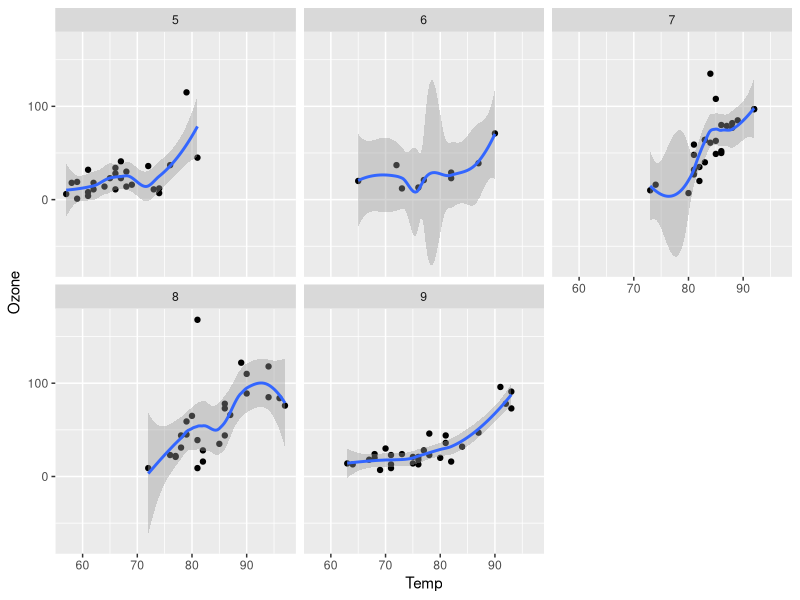
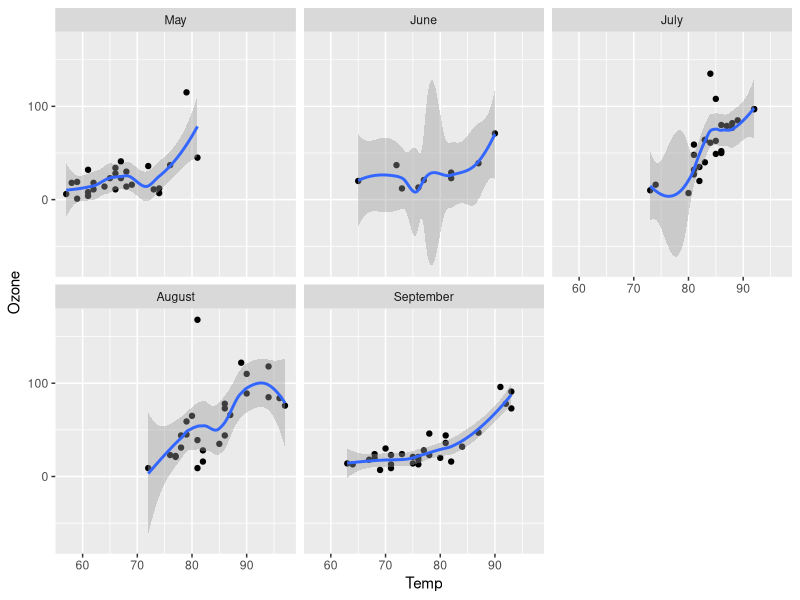
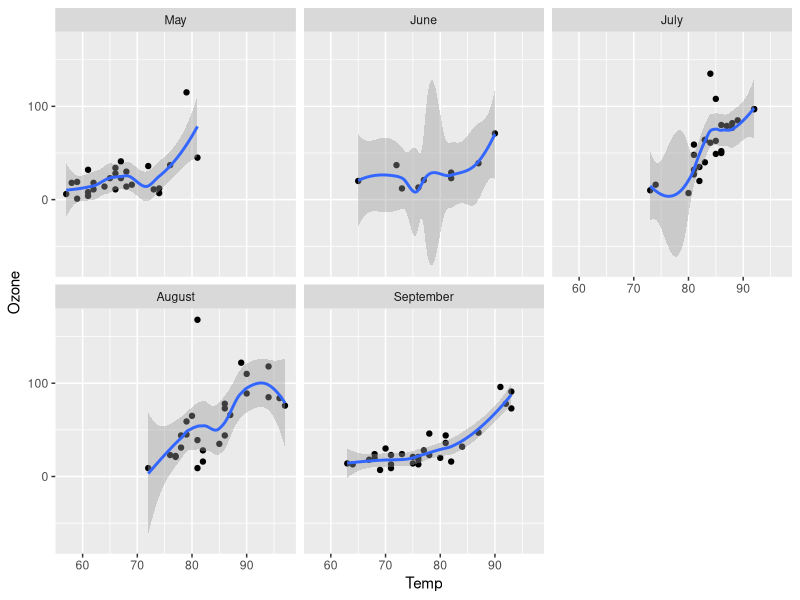
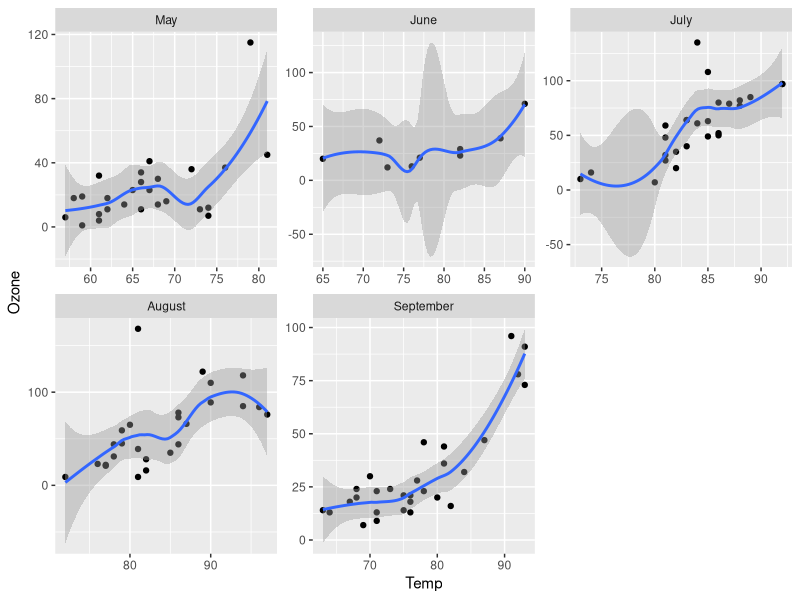
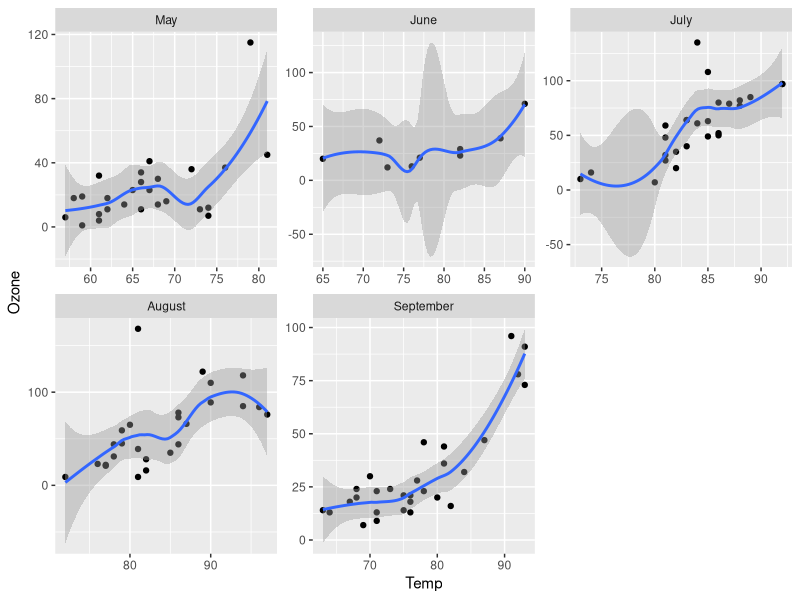
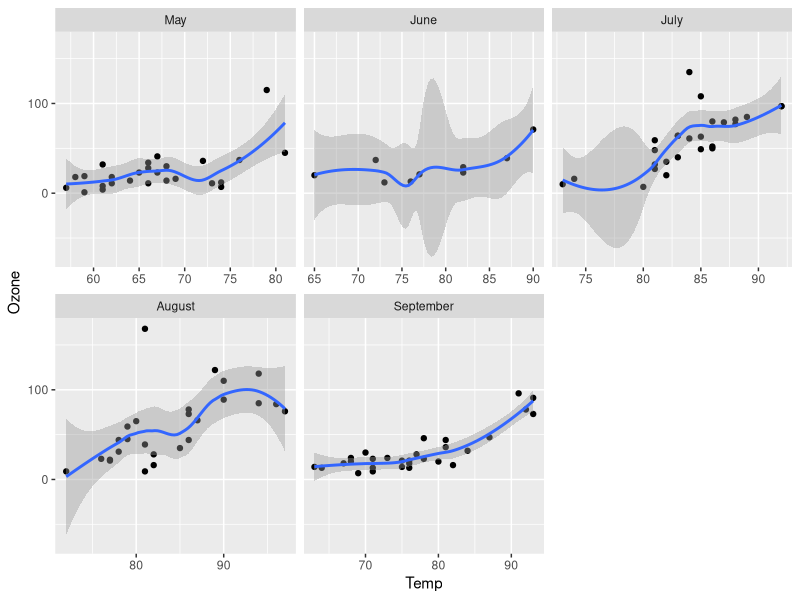
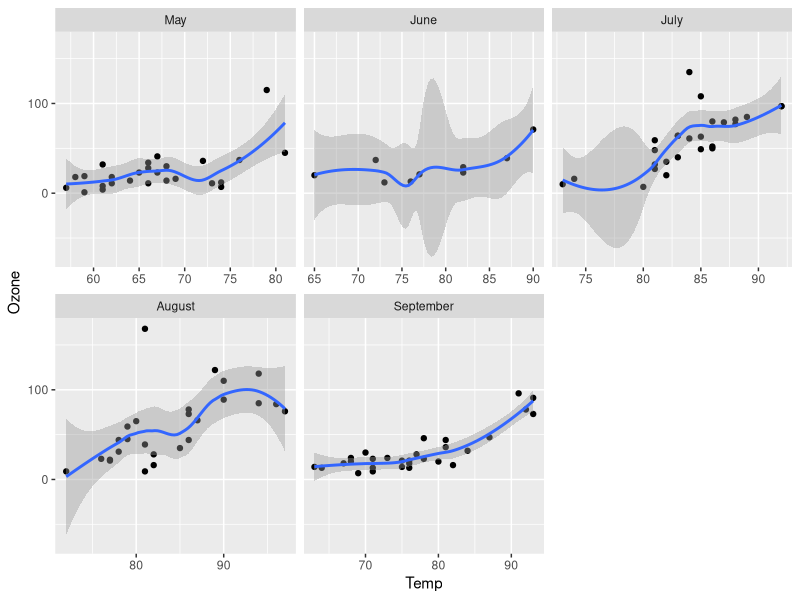

Generate these figures, in order, with R:
## ---- chunk 1
#| include: false
library(tidyverse)
library(modeldata)

## ---- chunk 2
#| echo: true
#| message: false
aq<-as_tibble(airquality)
ggplot(drop_na(aq,Temp,Ozone),aes(x=Temp,y=Ozone)) + 
  geom_point() + 
  geom_smooth() + 
  facet_wrap(vars(as.character(Month)))
## ---- chunk 3
#| echo: true
#| message: false
#| output: false
#| class-output: OutputCode
aq<-as_tibble(airquality)
ggplot(drop_na(aq,Temp,Ozone),aes(x=Temp,y=Ozone)) +
  geom_point() + 
  geom_smooth() + 
  facet_wrap(vars(fct_recode(as.character(Month),May="5",June="6",July="7",August="8",September="9")))
## ---- chunk 4
#| echo: false
#| message: false
aq<-as_tibble(airquality)
ggplot(drop_na(aq,Temp,Ozone),aes(x=Temp,y=Ozone)) + 
  geom_point() + 
  geom_smooth() + 
  facet_wrap(vars(fct_recode(as.character(Month),May="5",June="6",July="7",August="8",September="9")))
## ---- chunk 5
#| echo: true
#| message: false
#| output: false
#| class-output: OutputCode
aq<-as_tibble(airquality)
ggplot(drop_na(aq,Temp,Ozone),aes(x=Temp,y=Ozone)) +
  geom_point() + 
  geom_smooth() + 
  facet_wrap(vars(fct_recode(as.character(Month),May="5",June="6",July="7",August="8",September="9")),scales="free")
## ---- chunk 6
#| echo: false
#| message: false
#| output: true

aq<-as_tibble(airquality)
ggplot(drop_na(aq,Temp,Ozone),aes(x=Temp,y=Ozone)) +
  geom_point() + 
  geom_smooth() + 
  facet_wrap(vars(fct_recode(as.character(Month),May="5",June="6",July="7",August="8",September="9")),scales="free")
## ---- chunk 7
#| echo: true
#| message: false
aq<-as_tibble(airquality)
ggplot(drop_na(aq,Temp,Ozone),aes(x=Temp,y=Ozone)) + 
  geom_point() + 
  geom_smooth() + 
  facet_wrap(vars(fct_recode(as.character(Month),May="5",June="6",July="7",August="8",September="9")),scales="free_x")
## ---- chunk 8
#| echo: false
#| message: false
ggplot(drop_na(aq,Temp,Ozone),aes(x=Temp,y=Ozone)) + 
  geom_point() + 
  geom_smooth() + 
  facet_wrap(vars(fct_recode(as.character(Month),May="5",June="6",July="7",August="8",September="9")),scales="free_x")
